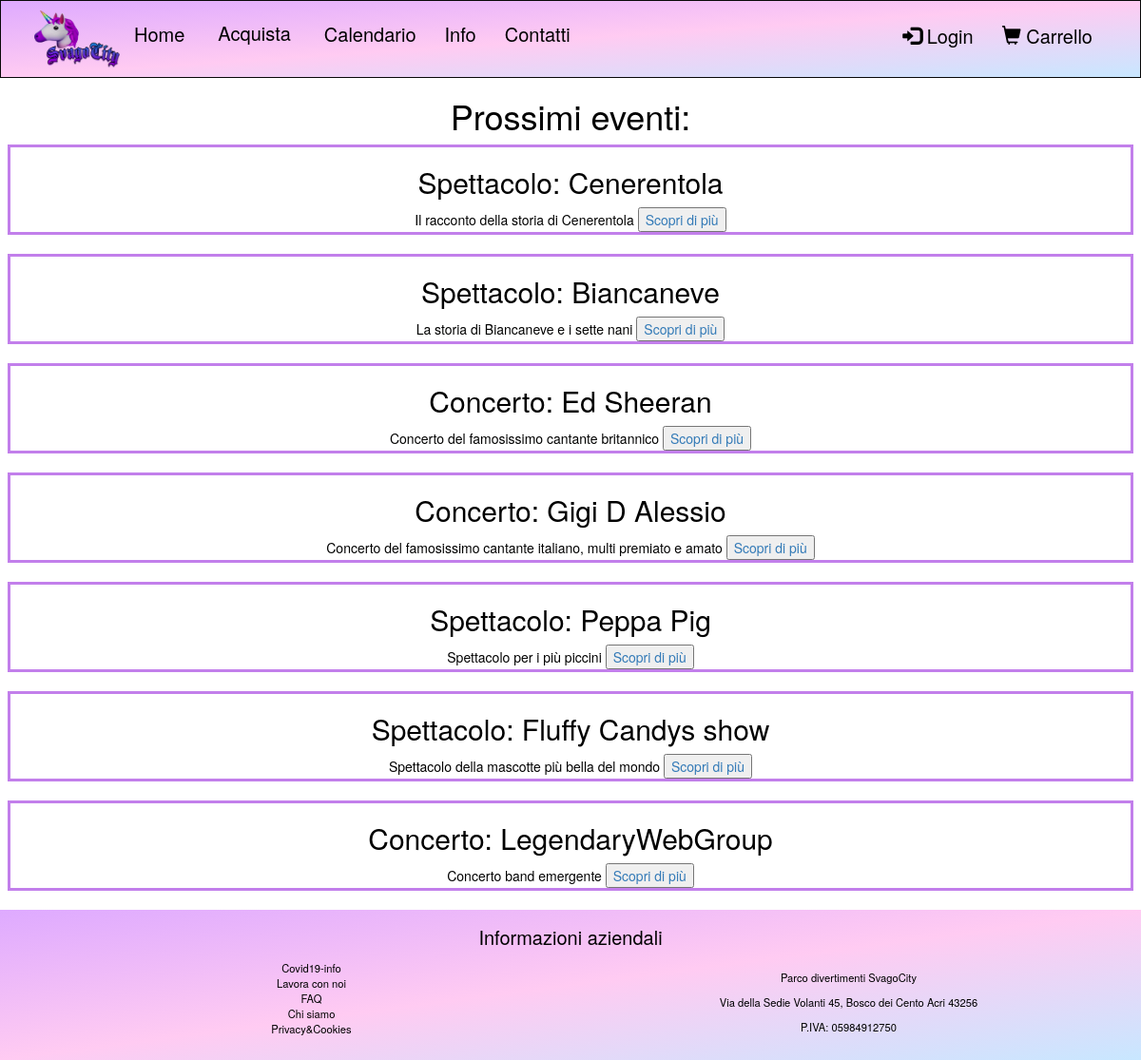
Page /eventi.php on the committed database.
### tables this page shows
CREATE TABLE `evento` (
  `idEvento` int(100) NOT NULL,
  `nomeEvento` varchar(100) NOT NULL,
  `descrizioneEvento` varchar(100) NOT NULL,
  `prezzo` int(100) NOT NULL,
  `capienzaEvento` int(5) NOT NULL,
  `dataEvento` date NOT NULL,
  `tipologia` varchar(100) NOT NULL
);

### eventi.php (called while the page is built)
<?php
    require_once("bootstrap.php");
    $templateParams["titolo"] = "SvagoCity - Eventi";
    $templateParams["evento"] = $dbh->getEvents();
    $templateParams["nome"] = "lista-eventi.php";
    require("template/base.php");
?>

### db/database.php (called while the page is built, shortened)
<?php
class DatabaseHelper{
    private $db;
    public function __construct($servername, $username, $password, $dbname, $port){
        $this->db = new mysqli($servername, $username, $password, $dbname, $port);
    }
    public function getEvents(){
        $stmn = $this->db->prepare("SELECT idEvento, nomeEvento, descrizioneEvento, tipologia
        FROM evento");
        $stmn->execute();
        $result = $stmn->get_result();
        return $result->fetch_all(MYSQLI_ASSOC);
    }
}
?>

### bootstrap.php (called while the page is built, shortened)
<?php
    require_once("db/database.php");
    $dbh = new DatabaseHelper("localhost", "root", "", "svagocity", 3306);
    require_once("utils/functions.php")
?>

### template/lista-eventi.php (the view)
<div class="text-center">
<h1>Prossimi eventi:</h1>
<?php foreach($templateParams["evento"] as $evento):
    $idEvento = $evento["idEvento"];
?>
<div style="border: 3px solid; border-color: #c27feb; margin: 8px; margin-bottom:20px">
    <h2>
        <?php echo $evento["tipologia"];?>: <?php echo $evento["nomeEvento"]; ?>
    </h2>
    <article>
        <?php echo $evento["descrizioneEvento"]; ?>
        <button><a href="acquisto-evento.php?id=<?php echo "$idEvento";?>">Scopri di più</a></button>
    </article>
</div>
<?php endforeach; ?>
</div>

### template/base.php (shortened to what this page needs)
<?php
require_once("bootstrap.php");
require_once("utils/functions.php");
?>
<!DOCTYPE html>
<html lang="it">
  <head>
    <link rel="stylesheet" href="https://maxcdn.bootstrapcdn.com/bootstrap/3.4.1/css/bootstrap.min.css">
    <link rel="stylesheet" href="css/style.css">
  </head>
  <body>
    <div class="box-container">
      <nav class="navbar navbar-inverse">
        <div class="container-fluid">
          <div class="navbar-header">
            <img src="./img/logo.PNG" alt="logo" style="width:90px;height:60px;">
           </div>
           <div class="collapse navbar-collapse" id="MenuNavBar">
             <ul class="nav navbar-nav">
             <li><a <?php isActive("home.php");?> href="home.php">Home</a></li>
               <li>
                 <div class="dropdown">
                 <button class="dropbtn" <?php isActive("biglietti.php");?> <?php isActive("eventi.php");?>
                 <?php isActive("prodotti.php");?> <?php isActive("index.php");?>>Acquista
                 </button>
               </li>
               <li><a <?php isActive("calendario.php");?> href="calendario.php">Calendario</a></li>
               <li><a <?php isActive("info.php");?> href="info.php">Info</a></li>
               <li><a <?php isActive("contatti.php");?> href="contatti.php">Contatti</a></li>
             </ul>
             <ul class="nav navbar-nav navbar-right">
             <?php if(isset($_SESSION['idCliente'])){ ?>
               <li><a <?php isActive("login.php");?> href="login.php"><span class="glyphicon glyphicon-user"></span> Area personale</a></li>
             <?php } else if (isset($_SESSION['codiceAdmin'])){ ?>
               <li><a <?php isActive("loginAdmin.php");?> href="loginAdmin.php"><span class="glyphicon glyphicon-cog"></span> Gestisci</a></li>
             <?php } else { ?>
               <li><a class="login" href="#"><span class="<?php echo LOGIN?>"></span> <?php echo LOG?></a></li>
             <?php } ?>
              <li><a <?php isActive("carrello.php");?> href="carrello.php"><span class="glyphicon glyphicon-shopping-cart"></span> Carrello</a></li>
            </ul>
          </div>
        </div>
      </nav>
      <main>
        <?php require($templateParams["nome"]) ?>
      </main>
      <footer class="container-fluid text-center col-12 col-md-12">
        <div>
            <div>
                <p>
                    Informazioni aziendali
                </p>
            </div>
            <div class= "col-12 col-md-6">
                <ul>
                    <li>Covid19-info</li>
                    <li>Lavora con noi</li>
                    <li>FAQ</li>
                    <li>Chi siamo</li>
                    <li>Privacy&Cookies</li>
                </ul>
            </div>
            <div class="col-12 col-md-6">
                <p>Parco divertimenti SvagoCity</p>
                <p> Via della Sedie Volanti 45, Bosco dei Cento Acri 43256 </p>
                <p>P.IVA: 05984912750</p>
            </div>
         </div>
      </footer>
    </div>
  </body>
</html>

### utils/functions.php (shortened to what this page needs)
<?php
function isActive($pagename){
    if(basename($_SERVER['PHP_SELF'])==$pagename){
        echo " class='active' ";
    }
}
?>

### css/style.css (style rules this page uses)
* { color:black; }
.navbar { background-image: linear-gradient(to bottom right, #deaaff, #ffcbf2ff, #c8e7ff); color: black; padding: 10px 20px; background-color: #ffcbf2ff; margin-bottom: 0; border-radius: 0; }
.nav.navbar-nav.navbar-right li a { color: black; font-size: 20px; }
.nav.navbar-nav li a { color: black; font-size: 20px; background-color:transparent; }
.nav.navbar-nav.navbar-right li a { color:black; }
.nav.navbar-nav li a { color: black; }
footer { background-image: linear-gradient( to bottom right, #deaaff, #ffcbf2ff, #c8e7ff); color: black; padding: 15px; font-size: 80%; overflow:none; }
footer > div > div:first-child { font-size: 20px; text-emphasis-style: bold; }
footer div div ul { list-style: none; }
.dropdown .dropbtn { font-size: 20px; border: none; outline: none; background-color: transparent; color:black; padding: 10px 20px; background-color: inherit; font-family: inherit; margin: 0; }

### rows in the picture
evento: tipologia "Spettacolo", nomeEvento "Cenerentola", descrizioneEvento "Il racconto della storia di Cenerentola"
evento: tipologia "Spettacolo", nomeEvento "Biancaneve", descrizioneEvento "La storia di Biancaneve e i sette nani"
evento: tipologia "Concerto", nomeEvento "Ed Sheeran", descrizioneEvento "Concerto del famosissimo cantante britannico"
evento: tipologia "Concerto", nomeEvento "Gigi D Alessio", descrizioneEvento "Concerto del famosissimo cantante italiano, multi premiato e amato"
evento: tipologia "Spettacolo", nomeEvento "Peppa Pig", descrizioneEvento "Spettacolo per i più piccini"
evento: tipologia "Spettacolo", nomeEvento "Fluffy Candys show", descrizioneEvento "Spettacolo della mascotte più bella del mondo"
evento: tipologia "Concerto", nomeEvento "LegendaryWebGroup", descrizioneEvento "Concerto band emergente"

### other values in the picture
LOG "Login"
